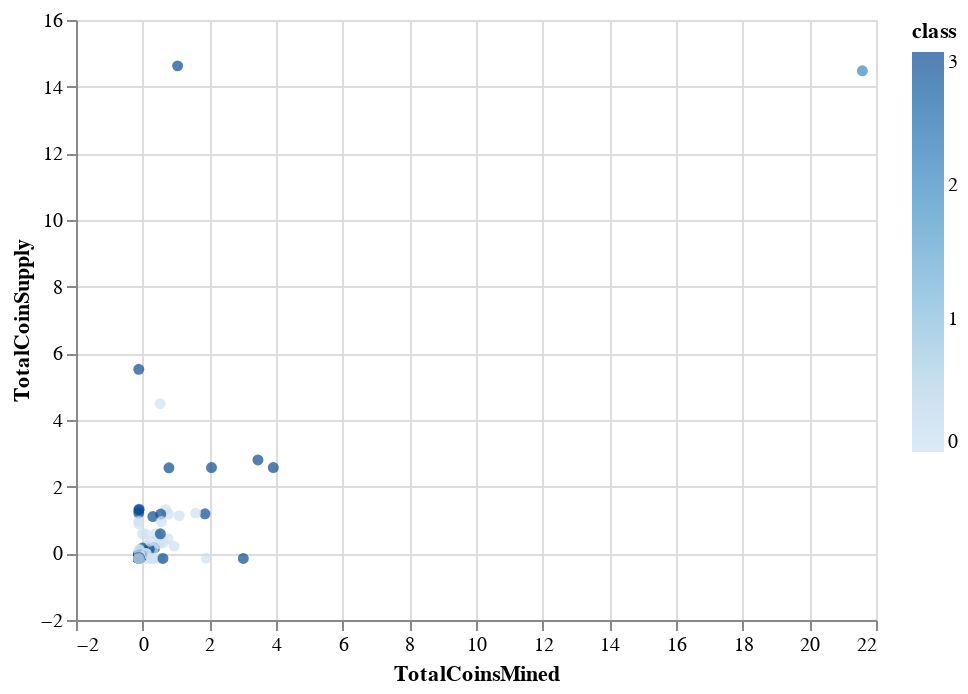

Write notebook code for a chart like this one.
### Code cell
alt.Chart(scaled_clustered_df).mark_circle(size=30).encode(
    x='TotalCoinsMined',
    y='TotalCoinSupply',
    color='class',
    tooltip=["CoinName", "Algorithm", "TotalCoinsMined", "TotalCoinSupply"]
).interactive()

### Figure 1 — Vega-Lite specification as saved in the notebook (floating-point values rounded to 4 significant figures; data arrays with more than 128 entries replaced by an {"elided": "..."} marker saying what was removed)
{"config": {"view": {"continuousWidth": 400, "continuousHeight": 300}}, "data": {"name": "data-c08d6c9eb799134c40279eaf55189562"}, "mark": {"type": "circle", "size": 30}, "encoding": {"color": {"type": "quantitative", "field": "class"}, "tooltip": [{"type": "nominal", "field": "CoinName"}, {"type": "nominal", "field": "Algorithm"}, {"type": "quantitative", "field": "TotalCoinsMined"}, {"type": "quantitative", "field": "TotalCoinSupply"}], "x": {"type": "quantitative", "field": "TotalCoinsMined"}, "y": {"type": "quantitative", "field": "TotalCoinSupply"}}, "selection": {"selector004": {"type": "interval", "bind": "scales", "encodings": ["x", "y"]}}, "$schema": "https://vega.github.io/schema/vega-lite/v4.8.1.json", "datasets": {"data-c08d6c9eb799134c40279eaf55189562": {"elided": "532 records"}}}
